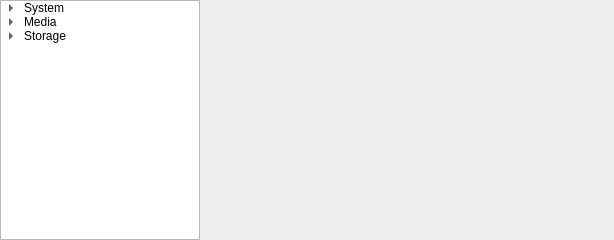
<?xml version="1.0" encoding="UTF-8"?>
<ui version="4.0">
 <class>VSCSetting</class>
 <widget class="QWidget" name="VSCSetting">
  <property name="geometry">
   <rect>
    <x>0</x>
    <y>0</y>
    <width>614</width>
    <height>240</height>
   </rect>
  </property>
  <property name="windowTitle">
   <string>Form</string>
  </property>
  <property name="styleSheet">
   <string notr="true"/>
  </property>
  <layout class="QVBoxLayout" name="verticalLayout">
   <property name="leftMargin">
    <number>0</number>
   </property>
   <property name="topMargin">
    <number>0</number>
   </property>
   <property name="rightMargin">
    <number>0</number>
   </property>
   <property name="bottomMargin">
    <number>0</number>
   </property>
   <item>
    <layout class="QHBoxLayout" name="horizontalLayout">
     <property name="spacing">
      <number>2</number>
     </property>
     <item>
      <widget class="QTreeWidget" name="treeWidget">
       <property name="minimumSize">
        <size>
         <width>200</width>
         <height>0</height>
        </size>
       </property>
       <property name="maximumSize">
        <size>
         <width>200</width>
         <height>16777215</height>
        </size>
       </property>
       <property name="headerHidden">
        <bool>true</bool>
       </property>
       <column>
        <property name="text">
         <string>1</string>
        </property>
       </column>
       <item>
        <property name="text">
         <string>System</string>
        </property>
        <item>
         <property name="text">
          <string>Version</string>
         </property>
        </item>
        <item>
         <property name="text">
          <string>License</string>
         </property>
        </item>
        <item>
         <property name="text">
          <string>User</string>
         </property>
        </item>
       </item>
       <item>
        <property name="text">
         <string>Media</string>
        </property>
        <item>
         <property name="text">
          <string>RTSP/RTP</string>
         </property>
        </item>
       </item>
       <item>
        <property name="text">
         <string>Storage</string>
        </property>
        <item>
         <property name="text">
          <string>Recorders</string>
         </property>
        </item>
       </item>
      </widget>
     </item>
     <item>
      <widget class="QWidget" name="widget" native="true"/>
     </item>
    </layout>
   </item>
  </layout>
 </widget>
 <resources>
  <include location="../main/vscmainwindows.qrc"/>
 </resources>
 <connections/>
</ui>
